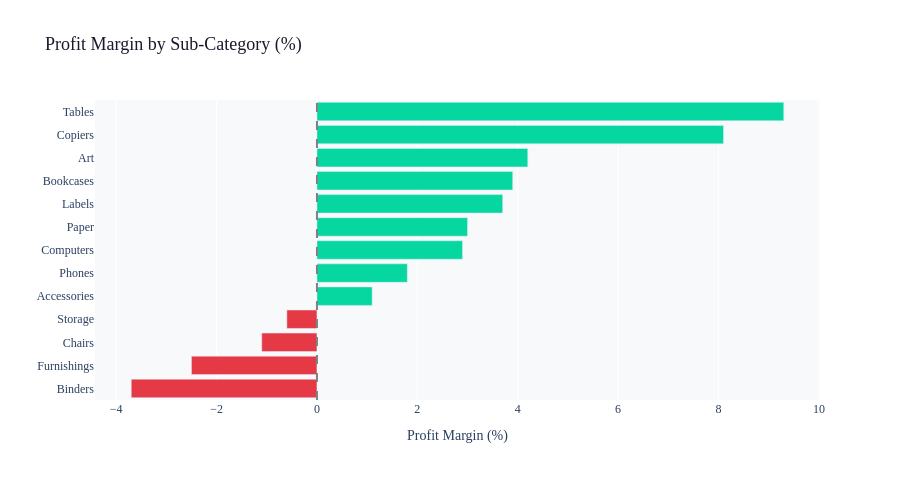

Notebook code for this chart:
### Markdown cell above
## 🏆 Chart 4 — Sub-Category Profit Margin Ranking

Horizontal bar. Red = loss-makers, Green = profitable. Hover for Sales vs Profit.

### Code cell
sub_perf = df.groupby('Sub-Category').agg(
    Sales=('Sales','sum'), Profit=('Profit','sum')
).reset_index()
sub_perf['Margin'] = (sub_perf['Profit'] / sub_perf['Sales'] * 100).round(1)
sub_perf = sub_perf.sort_values('Margin')

fig4 = go.Figure(go.Bar(
    x=sub_perf['Margin'], y=sub_perf['Sub-Category'],
    orientation='h',
    marker_color=['#e63946' if v < 0 else '#06d6a0' for v in sub_perf['Margin']],
    hovertemplate='<b>%{y}</b><br>Margin: %{x:.1f}%<extra></extra>'
))
fig4.update_layout(
    title=dict(text='Profit Margin by Sub-Category (%)', font=dict(size=18, color='#1a1a2e')),
    xaxis_title='Profit Margin (%)', yaxis_title='',
    plot_bgcolor='#f8f9fa', paper_bgcolor='white',
    height=480, font=dict(family='Georgia')
)
fig4.add_vline(x=0, line_color='gray', line_dash='dash')
fig4.show()

### Figure 1 — Plotly figure (JSON) as saved in the notebook; plotly's stock layout.template omitted (floating-point values rounded to 4 significant figures)
{"data": [{"hovertemplate": "<b>%{y}</b><br>Margin: %{x:.1f}%<extra></extra>", "marker": {"color": ["#e63946", "#e63946", "#e63946", "#e63946", "#06d6a0", "#06d6a0", "#06d6a0", "#06d6a0", "#06d6a0", "#06d6a0", "#06d6a0", "#06d6a0", "#06d6a0"]}, "orientation": "h", "type": "bar", "x": [-3.7, -2.5, -1.1, -0.6, 1.1, 1.8, 2.9, 3.0, 3.7, 3.9, 4.2, 8.1, 9.3], "y": ["Binders", "Furnishings", "Chairs", "Storage", "Accessories", "Phones", "Computers", "Paper", "Labels", "Bookcases", "Art", "Copiers", "Tables"]}], "layout": {"font": {"family": "Georgia"}, "height": 480, "paper_bgcolor": "white", "plot_bgcolor": "#f8f9fa", "shapes": [{"line": {"color": "gray", "dash": "dash"}, "type": "line", "x0": 0, "x1": 0, "xref": "x", "y0": 0, "y1": 1, "yref": "y domain"}], "title": {"font": {"color": "#1a1a2e", "size": 18}, "text": "Profit Margin by Sub-Category (%)"}, "xaxis": {"title": {"text": "Profit Margin (%)"}}, "yaxis": {"title": {"text": ""}}}}
